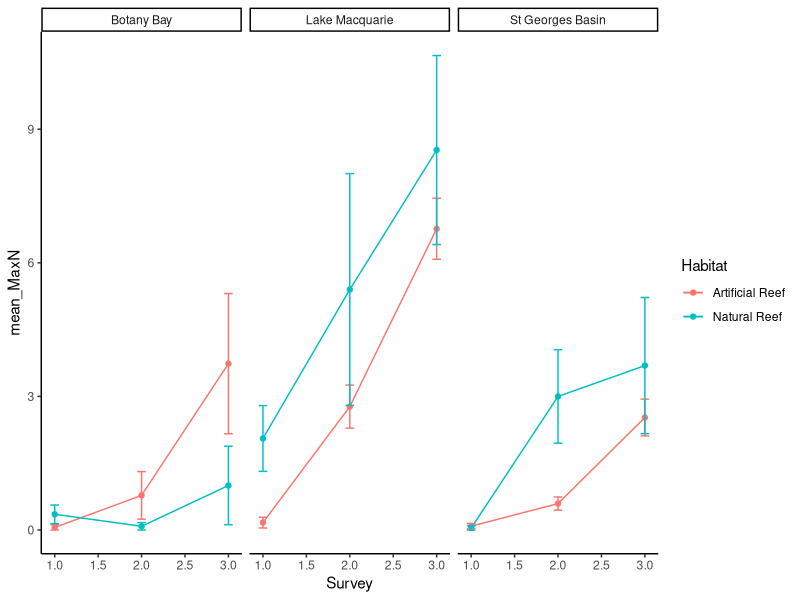
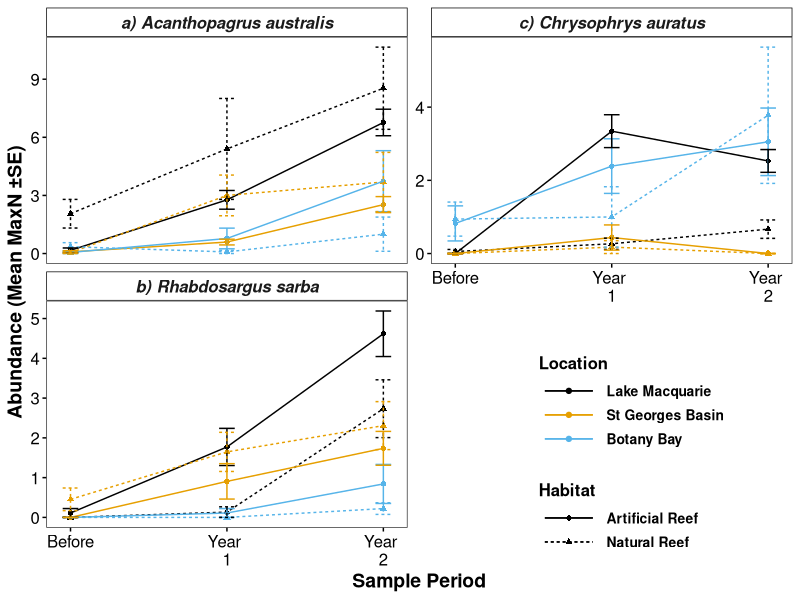
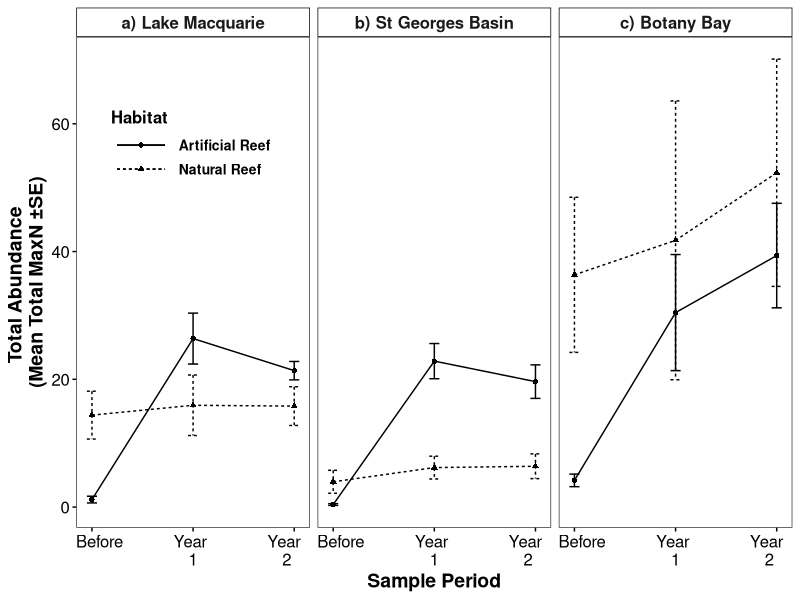
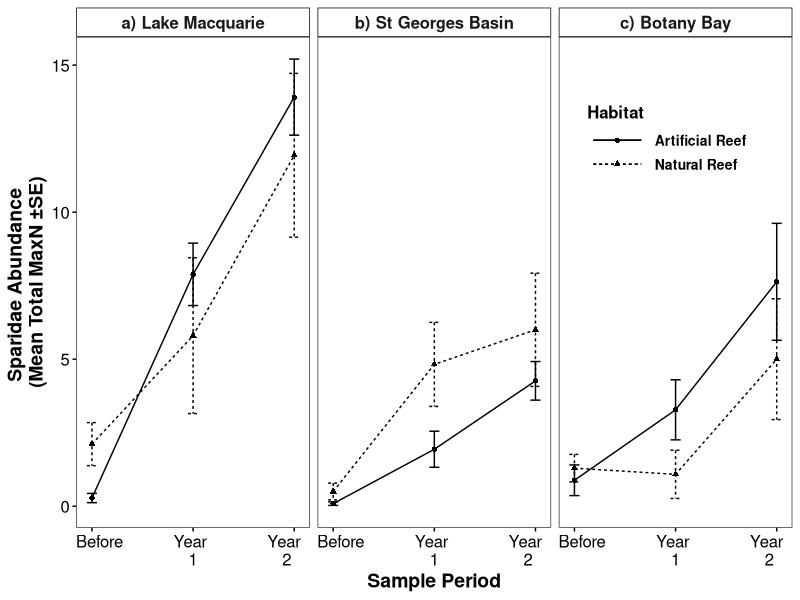
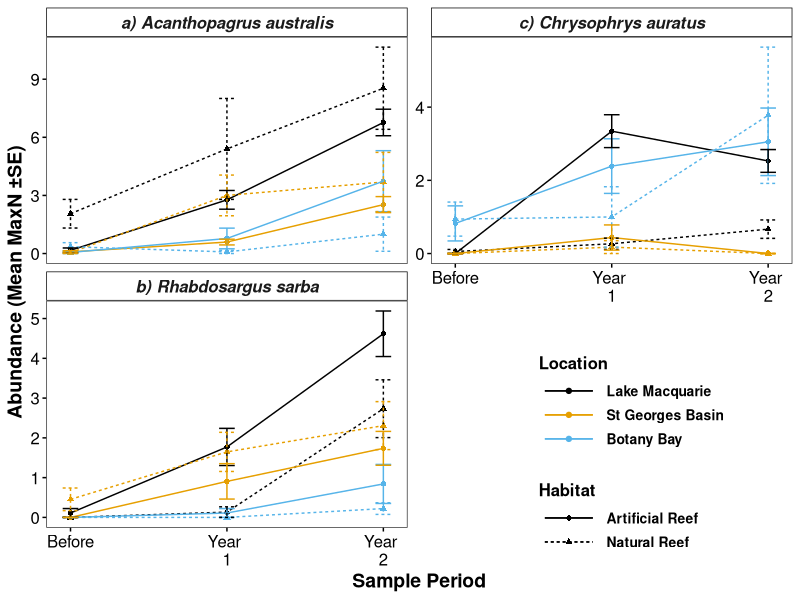
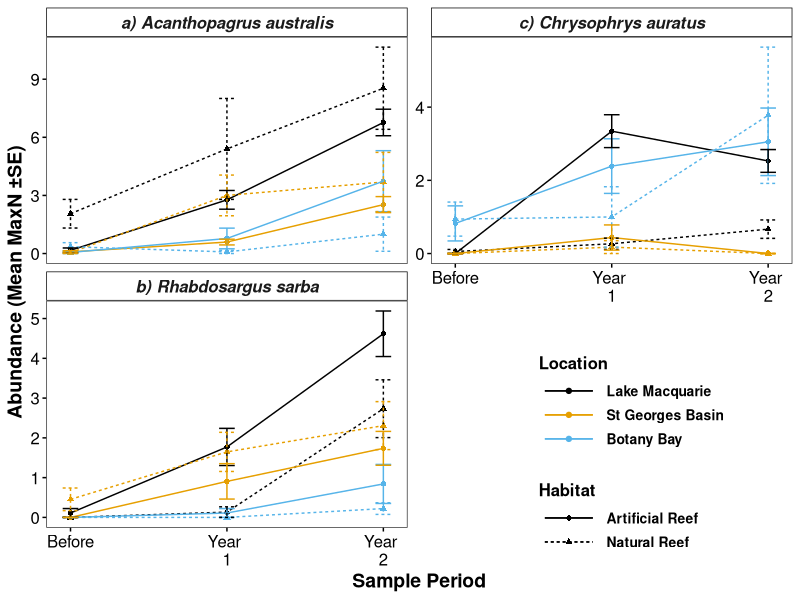
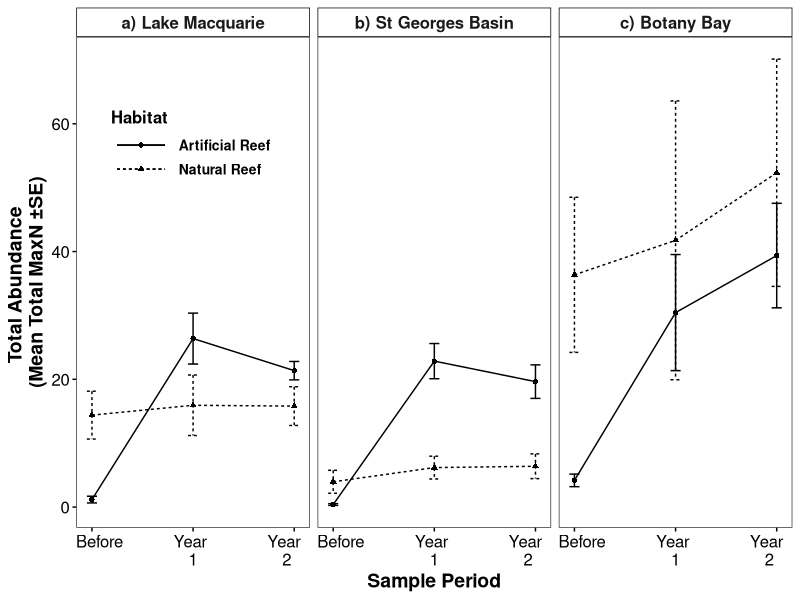
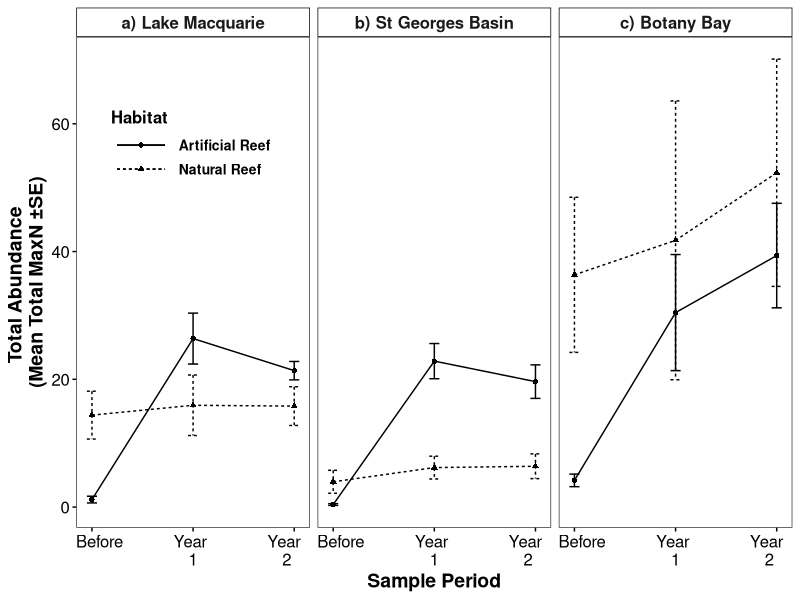

Source code (R) for these figures, in order:
library(dplyr)
library(ggplot2)
library(reshape2)
library(lubridate)

### Load data and make bream plots

mydata <- read.csv("revised all est worksheet July 2011_LATEST.csv", header = T)
str(mydata)
mydata$After.1...2 <- factor(mydata$After.1...2, levels = c("Before", "After 1", "After 2"))
mydata$Survey <- as.integer(mydata$After.1...2)
mydata$Habitat <- as.character(mydata$Habitat)
mydata$Habitat[mydata$Habitat  == "SD"] <- "AR"
mydata$Habitat[mydata$Habitat  == "AR"] <- "Artificial Reef"
mydata$Habitat[mydata$Habitat  == "NR"] <- "Natural Reef"



mydata <- subset(mydata, Time != "Estimation")
mydata <- subset(mydata, Season != "Aut")

dat <- mydata %>% group_by(Location, Survey, Habitat) %>% 
  summarise(mean_MaxN = mean(Acanthopagrus.australis), SD = sd(Acanthopagrus.australis), n = n(), SE = SD/sqrt(n))
dat

#dat2 <- mydata %>% group_by(Location, Before.After, Habitat) %>% 
#  summarise(Start_Date = min(Time), End_Date = max(Time))
#dat2


p1 <- ggplot(dat, aes(x = Survey, y = mean_MaxN, col = Habitat)) + geom_point() + facet_wrap(~Location) + geom_line() +
  geom_errorbar(aes(ymin = mean_MaxN-SE, ymax = mean_MaxN+SE), width = 0.1) +
  theme_classic()
p1

#### I need to melt the dataframes and make the graphs for all shown species and see how many of them match.


species_list <- c("Acanthopagrus.australis", "Rhabdosargus.sarba", "Pagrus.auratus", "Pelates.sexlineatus",
                  "Pseudocaranx.dentex", "Trachurus.novaezelandiae", "Atypichthys.strigatus", 
                  "Microcanthus.strigatus")

species_list_sparid <- c("Acanthopagrus.australis", "Rhabdosargus.sarba", "Pagrus.auratus")
species_list_other <- c("Pelates.sexlineatus", "Pseudocaranx.dentex", "Trachurus.novaezelandiae", 
                        "Atypichthys.strigatus", "Microcanthus.strigatus")


# Make long data
long_data <- melt(mydata, id=c("Location","Impact.Control", "Site", "Before.After", "Year",
                               "Time", "Habitat", "Season", "After.1...2","Survey"), value.name = "MaxN")

#Summarise data
dat <- long_data %>% group_by(Location, Survey, Habitat, variable) %>% 
  summarise(mean_MaxN = mean(MaxN), SD = sd(MaxN), n = n(), SE = SD/sqrt(n))
dat

# Keep only species in the above list
datX <- dat %>% filter(variable %in% species_list_sparid)
datY <- dat %>% filter(variable %in% species_list_other)

## All locations and sparid species in one plot
#Colour blind palette
cbbPalette <- c("#000000", "#E69F00", "#56B4E9", "#009E73", "#F0E442", "#0072B2", "#D55E00", "#CC79A7")

strip_labels <- c("Acanthopagrus.australis" = "a) Acanthopagrus australis", 
                  "Rhabdosargus.sarba" = "b) Rhabdosargus sarba",
                  "Pagrus.auratus" = "c) Chrysophrys auratus")

datX$Location <- factor(datX$Location, levels = c("Lake Macquarie", "St Georges Basin", "Botany Bay"))

pX <- ggplot(datX, aes(x = Survey, y = mean_MaxN, col = Location, linetype = Habitat, shape = Habitat)) +
  geom_point() + geom_line() + xlab("Sample Period") +
  facet_wrap(~variable, scales = "free_y", ncol =2, labeller = as_labeller(strip_labels)) + 
  geom_errorbar(aes(ymin = mean_MaxN-SE, ymax = mean_MaxN+SE), width = 0.1) +
  theme_bw() + ylab("Abundance (Mean MaxN ±SE)") + scale_colour_manual(values=cbbPalette)+
  theme(axis.title.x = element_text(face="bold", colour="black", size = 14),
        axis.text.x  = element_text(colour="black", size = 12), 
        axis.title.y = element_text(face="bold", colour="black", size = 14),
        axis.text.y  = element_text(colour="black", size = 12),
        axis.ticks = element_line(colour = "black"),
        legend.title = element_text(colour="black", size=12, face="bold"),
        legend.text = element_text(colour="black", size = 10, face = "bold"),
        strip.background = element_rect(colour="black", fill="white"),
        strip.text.x = element_text(size=12, face="bold.italic"),
        strip.text.y = element_text(size=12, face="bold"),
        panel.grid.minor=element_blank(),
        panel.grid.major=element_blank(),
        legend.key.width = unit(3, "line"),
        legend.justification=c(0,0.5), legend.position=c(0.65,0.15)) +
  scale_x_continuous(breaks=c(1,2,3), labels= c("Before", "Year \n1", 'Year \n2'))
pX

ggsave("Species Abundances.pdf", width = 6.3, height = 4.3, units = "in", dpi = 600)
ggsave("Species Abundances.png", width = 6.3, height = 4.3, units = "in", dpi = 600)


# # Make plots for each species, with a panel for each location
# for (i in species_list) {
#   
#   dat2 <- subset(dat, variable == i)
# 
#   p1 <- ggplot(dat2, aes(x = Survey, y = mean_MaxN, col = Habitat)) + geom_point() + facet_wrap(~Location) + geom_line() +
#     geom_errorbar(aes(ymin = mean_MaxN-SE, ymax = mean_MaxN+SE), width = 0.1) +
#     theme_classic()
#   p1
#   #ggsave(filename = paste("Output/",i, ".pdf", sep=""), width = 12, height = 8)
#   
# }

# # Make plots for each location with a panel for each species
# for (i in datX$Location) {
#   
#   dat2 <- subset(datX, Location == i)
#   
#   p1 <- ggplot(dat2, aes(x = Survey, y = mean_MaxN, col = Habitat)) + geom_point() + 
#     facet_wrap(~variable, scales = "free_y") + geom_line() +
#     geom_errorbar(aes(ymin = mean_MaxN-SE, ymax = mean_MaxN+SE), width = 0.1) +
#     theme_classic()
#   p1
#   #ggsave(filename = paste("Output/",i, ".pdf", sep=""), width = 12, height = 8)
#   
# }

#####################################################################################################
# ### Now only do some species based upon Heath's choices
# Lake_Mac_Sp <- c("Pelates.sexlineatus")
# Bot_Bay_Sp <- c("Pseudocaranx.dentex", "Trachurus.novaezelandiae", "Atypichthys.strigatus")
# St_Geo_Sp <- c("Pelates.sexlineatus", "Trachurus.novaezelandiae", "Microcanthus.strigatus")
# 
# LM_List <- paste("Lake Macquarie", "_", Lake_Mac_Sp, sep="")
# BB_List <- paste("Botany Bay", "_", Bot_Bay_Sp, sep="")
# SG_List <- paste("St Georges Basin", "_", St_Geo_Sp, sep="")
# 
# species_list2 <-c(LM_List, BB_List, SG_List)
# 
# datY$Loc_Sp <- paste(datY$Location, "_", datY$variable, sep = "")
# 
# # Keep only species in the above list
# datY2 <- datY %>% filter(Loc_Sp %in% species_list2)
# 
# ### Now redo graphs
# 
# 
# ## All locations and other species in one plot
# #Colour blind palette
# cbbPalette <- c("#000000", "#E69F00", "#56B4E9", "#009E73", "#F0E442", "#0072B2", "#D55E00", "#CC79A7")
# 
# pX <- ggplot(datY2, aes(x = Survey, y = mean_MaxN, col = Location, linetype = Habitat, shape = Habitat)) + geom_point() + 
#   facet_wrap(~variable, scales = "free_y", ncol =3) + geom_line() +
#   geom_errorbar(aes(ymin = mean_MaxN-SE, ymax = mean_MaxN+SE), width = 0.1) +
#   theme_classic() + ylab(paste("Mean MaxN (","\U00B1","SE)", sep = "" )) + scale_colour_manual(values=cbbPalette)+
#   theme(axis.title.x = element_text(face="bold", colour="black", size = 20),
#         axis.text.x  = element_text(colour="black", size = 16), 
#         axis.title.y = element_text(face="bold", colour="black", size = 20),
#         axis.text.y  = element_text(colour="black", size = 16),
#         legend.title = element_text(colour="black", size=14, face="bold"),
#         legend.text = element_text(colour="black", size = 12, face = "bold"),
#         legend.justification=c(0,0.5), legend.position=c(0.7,0.13),
#         #legend.position="bottom",
#         legend.key.width = unit(3, "line"),
#         strip.text = element_text(face = "italic")) +
#   scale_x_continuous(breaks=c(1,2,3), labels= c("Before", "Year \n1", 'Year \n2')) #+
#   #guides(col = guide_legend(nrow = 2), linetype = guide_legend(nrow = 2))
# pX
# 

# 
# 
# # Make plots for each location with a panel for each species
# for (i in datX$Location) {
#   
#   dat2 <- subset(datX, Location == i)
#   
#   p1 <- ggplot(dat2, aes(x = Survey, y = mean_MaxN, col = Habitat)) + geom_point() + 
#     facet_wrap(~variable, scales = "free_y") + geom_line() +
#     geom_errorbar(aes(ymin = mean_MaxN-SE, ymax = mean_MaxN+SE), width = 0.1) +
#     theme_classic()
#   p1
#   #ggsave(filename = paste("Output/2Limited_species_",i, ".pdf", sep=""), width = 12, height = 8)
#   
# }




### Creating diversity variables
# From Charlie's Code - hence larval fish names
library(vegan)
mydata <- read.csv("revised all est worksheet July 2011_LATEST.csv", header = T)

mydata$After.1...2 <- factor(mydata$After.1...2, levels = c("Before", "After 1", "After 2"))
mydata$Survey <- as.integer(mydata$After.1...2)
mydata$Habitat <- as.character(mydata$Habitat)
mydata$Habitat[mydata$Habitat  == "SD"] <- "AR"
mydata$Habitat[mydata$Habitat  == "AR"] <- "Artificial Reef"
mydata$Habitat[mydata$Habitat  == "NR"] <- "Natural Reef"

mydata <- subset(mydata, Time != "Estimation")
mydata <- subset(mydata, Season != "Aut")

larval.spp<-mydata[1:372,c(2:37,39:75)]
#head(larval.spp)
#write.csv(mydata, "test.csv", row.names = F)


abundance <- rowSums(larval.spp)
richness <- specnumber(larval.spp) # richness
shannon <- diversity(larval.spp) #shannon wevaer index from vegan package
J <- shannon/log(specnumber(larval.spp)) # Evenness
shannon_effective <- exp(diversity(larval.spp))


mydata$Diversity <- shannon
mydata$evenness <- J
mydata$Richness <- richness
mydata$Abundance <- abundance
mydata$shannon_effective <- shannon_effective


# Make long data
long_data <- melt(mydata, id=c("Location","Impact.Control", "Site", "Before.After", "Year",
                               "Time", "Habitat", "Season", "After.1...2","Survey"), value.name = "MaxN")

#Summarise data
dat <- long_data %>% group_by(Location, Survey, Habitat, variable) %>% 
  summarise(mean_MaxN = mean(MaxN, na.rm = TRUE), SD = sd(MaxN), n = n(), SE = SD/sqrt(n))
dat

#var_list <- c("Richness", "Abundance")
var_list <- "Abundance"

# Keep only species in the above list
#datX <- dat %>% filter(variable %in% var_list)
datX <- subset(dat, variable == "Abundance")
datX$Location <- factor(datX$Location, levels = c("Lake Macquarie", "St Georges Basin", "Botany Bay"))

strip_labels <- c("Lake Macquarie" = "a) Lake Macquarie", 
                  "St Georges Basin" = "b) St Georges Basin",
                  "Botany Bay" = "c) Botany Bay")

p1 <- ggplot(datX, aes(x = Survey, y = mean_MaxN, linetype = Habitat, shape = Habitat)) + 
  geom_point() + geom_line() + 
  geom_errorbar(aes(ymin = mean_MaxN-SE, ymax = mean_MaxN+SE), width = 0.1) + xlab("Sample Period") + 
  ylab("Total Abundance \n(Mean Total MaxN ±SE)") + 
  facet_wrap(~ Location, labeller = as_labeller(strip_labels)) +
  theme_bw() +
  scale_x_continuous(breaks=c(1,2,3), labels= c("   Before", "Year \n1", 'Year    \n2   ')) + # note weird spaces to help align the labels on figure
  theme(axis.title.x = element_text(face="bold", colour="black", size = 14),
        axis.text.x  = element_text(colour="black", size = 12), 
        axis.title.y = element_text(face="bold", colour="black", size = 14),
        axis.text.y  = element_text(colour="black", size = 12),
        axis.ticks = element_line(colour = "black"),
        legend.title = element_text(colour="black", size=12, face="bold"),
        legend.text = element_text(colour="black", size = 10, face = "bold"),
        legend.position=c(0.16,0.78),
        strip.background = element_rect(colour="black", fill="white"),
        strip.text.x = element_text(size=12, face="bold"),
        strip.text.y = element_text(size=12, face="bold"),
        panel.grid.minor=element_blank(),
        panel.grid.major=element_blank(),
        legend.key.width = unit(3, "line"))
p1

ggsave("Output/Final Figures/Figure 1.pdf", width = 6.3, height = 3.2, units = "in")
ggsave("Output/Final Figures/Figure 1.png", width = 6.3, height = 3.2, units = "in", dpi = 600)

#### Sparid Graphs ####

mydata <- read.csv("revised all est worksheet July 2011_LATEST.csv", header = T)
str(mydata)
mydata$After.1...2 <- factor(mydata$After.1...2, levels = c("Before", "After 1", "After 2"))
mydata$Survey <- as.integer(mydata$After.1...2)
mydata$Habitat <- as.character(mydata$Habitat)
mydata$Habitat[mydata$Habitat  == "SD"] <- "AR"
mydata$Habitat[mydata$Habitat  == "AR"] <- "Artificial Reef"
mydata$Habitat[mydata$Habitat  == "NR"] <- "Natural Reef"
mydata$Sparids <- mydata$Acanthopagrus.australis + mydata$Pagrus.auratus +
  mydata$Rhabdosargus.sarba


mydata <- subset(mydata, Time != "Estimation") # only include observed data
mydata <- subset(mydata, Season != "Aut") # remove out of season observations

dat <- mydata %>% group_by(Location, Survey, Habitat) %>% 
  summarise(mean_MaxN = mean(Sparids), SD = sd(Sparids), n = n(), SE = SD/sqrt(n))
dat

#dat2 <- mydata %>% group_by(Location, Before.After, Habitat) %>% 
#  summarise(Start_Date = min(Time), End_Date = max(Time))
#dat2

dat$Location <- factor(dat$Location, levels = c("Lake Macquarie", "St Georges Basin", "Botany Bay"))

strip_labels <- c("Lake Macquarie" = "a) Lake Macquarie", 
                  "St Georges Basin" = "b) St Georges Basin",
                   "Botany Bay" = "c) Botany Bay")

p1 <- ggplot(dat, aes(x = Survey, y = mean_MaxN, linetype = Habitat, shape = Habitat)) + geom_point() + 
  facet_wrap(~Location, labeller = as_labeller(strip_labels)) + geom_line() + xlab("Sample Period") +
  geom_errorbar(aes(ymin = mean_MaxN-SE, ymax = mean_MaxN+SE), width = 0.1) +
  theme_bw() + ylab("Sparidae Abundance \n(Mean Total MaxN ±SE)") +
  scale_x_continuous(breaks=c(1,2,3), labels= c("   Before", "Year \n1", 'Year    \n2   ')) +
  theme(axis.title.x = element_text(face="bold", colour="black", size = 14),
        axis.text.x  = element_text(colour="black", size = 12), 
        axis.title.y = element_text(face="bold", colour="black", size = 14),
        axis.ticks = element_line(colour = "black"),
        axis.text.y  = element_text(colour="black", size = 12),
        legend.title = element_text(colour="black", size=12, face="bold"),
        legend.text = element_text(colour="black", size = 10, face = "bold"),
        legend.position=c(0.825,0.79),
        legend.background=element_blank(),
        strip.background = element_rect(colour="black", fill="white"),
        strip.text.x = element_text(size=12, face="bold"),
        strip.text.y = element_text(size=12, face="bold"),
        panel.grid.minor=element_blank(),
        panel.grid.major=element_blank(),
        legend.key.width = unit(3, "line"))
p1

ggsave("Output/Final Figures/Sparid Abundance.pdf", width = 6.3, height = 3.2, units = "in", dpi=600)
ggsave("Output/Final Figures/Sparid Abundance.png", width = 6.3, height = 3.2, units = "in", dpi=600)
